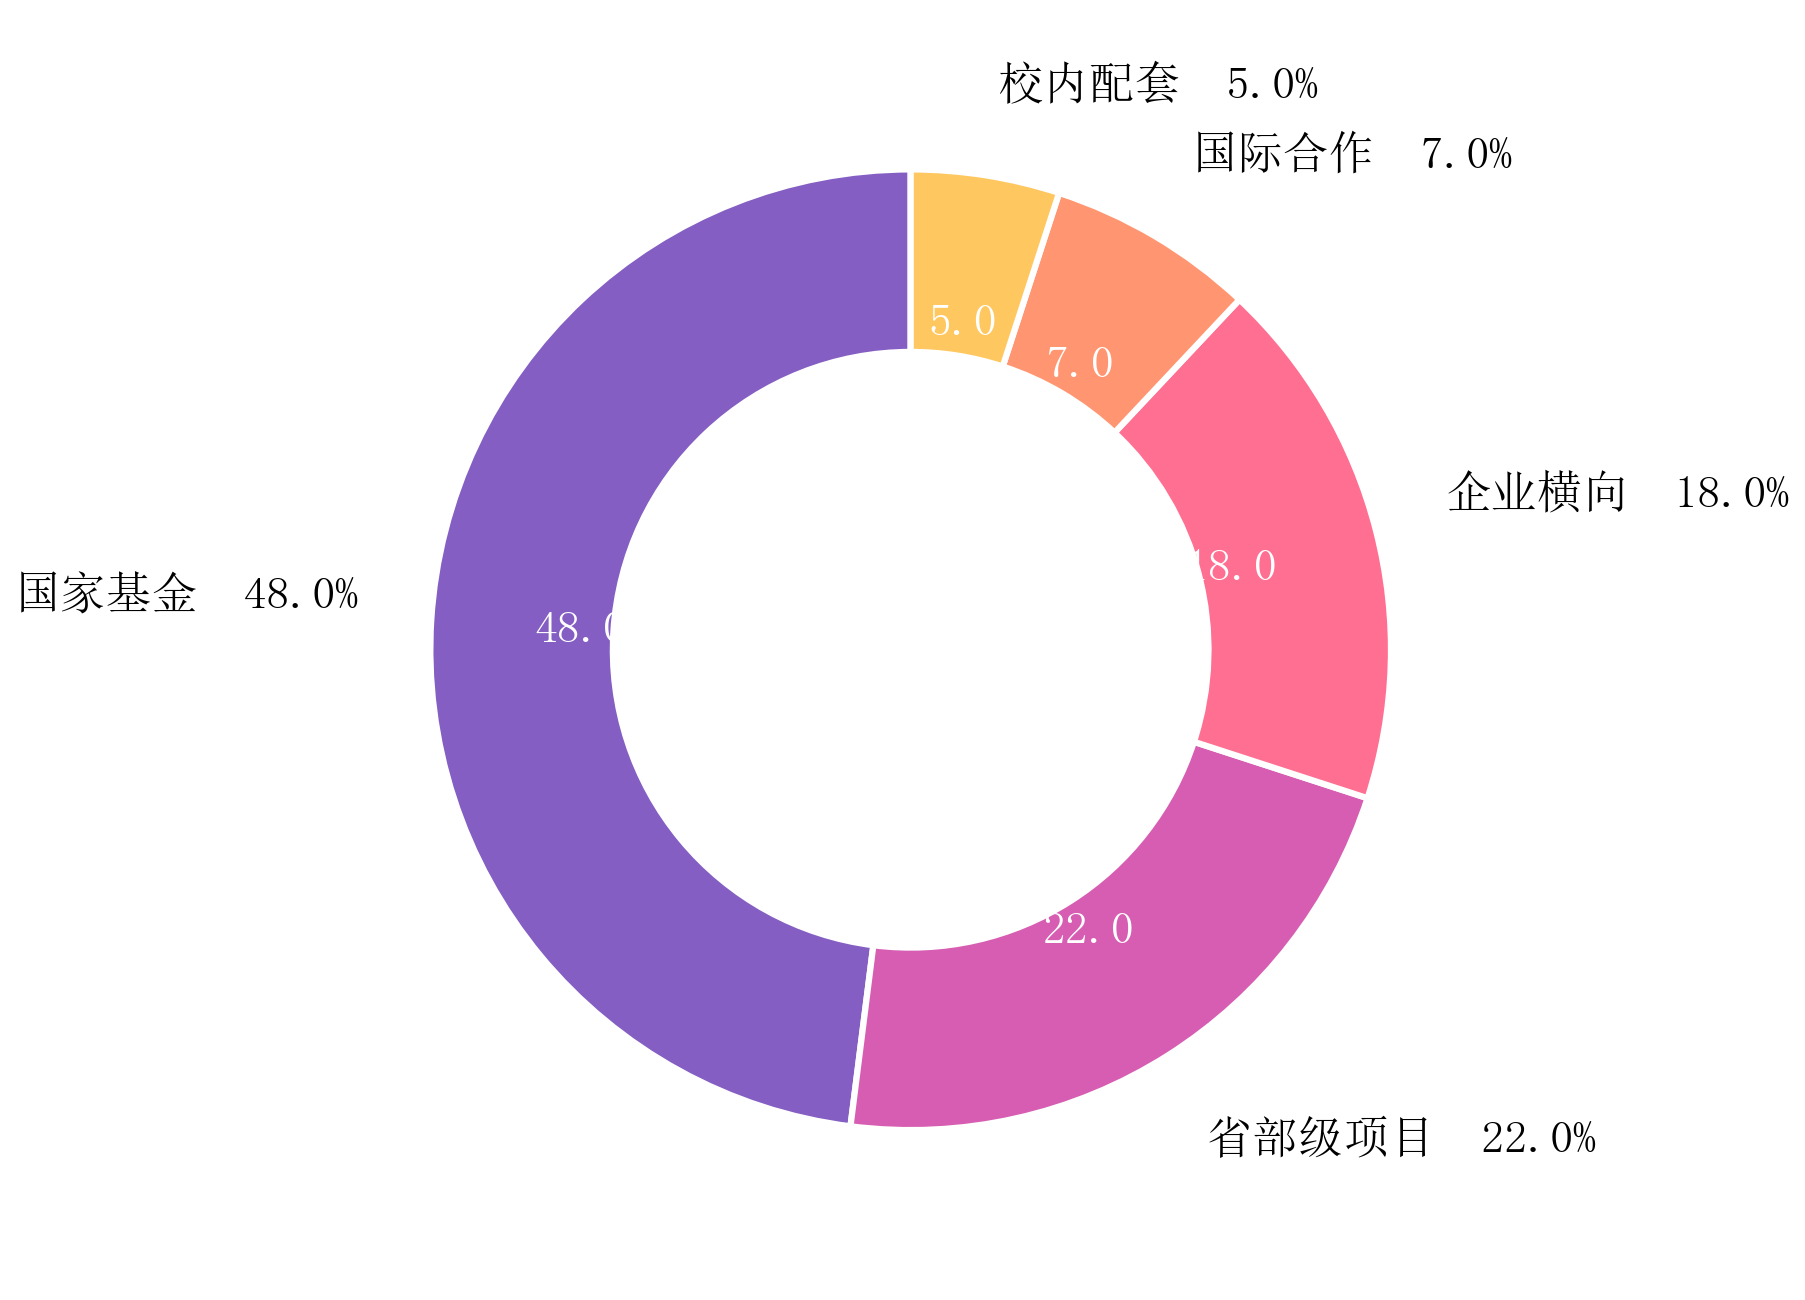

Python code for this plot:
"""
33_donut.py — 环形图

展示 plot_donut()：某高校科研经费来源构成（百万元）。
中心挖空的环形设计，外圈类别标签 + 环内数值 + 百分比，
适合“整体构成”叙事。
"""

import sciplot as sp

# ── 数据 ──────────────────────────────────────────────────────
sources = ["国家基金", "省部级项目", "企业横向", "国际合作", "校内配套"]
amounts = [48.0, 22.0, 18.0, 7.0, 5.0]

# ── 绘图 ──────────────────────────────────────────────────────
sp.setup_style("presentation", "pastel", lang="zh")

fig, ax = sp.plot_donut(
    sources,
    amounts,
    hole_ratio=0.62,
    fmt=".1f",
    show_percent=True,
)

# ── 保存 ──────────────────────────────────────────────────────
sp.save(fig, "showcase/33_donut", formats=("png",), dpi=300)
